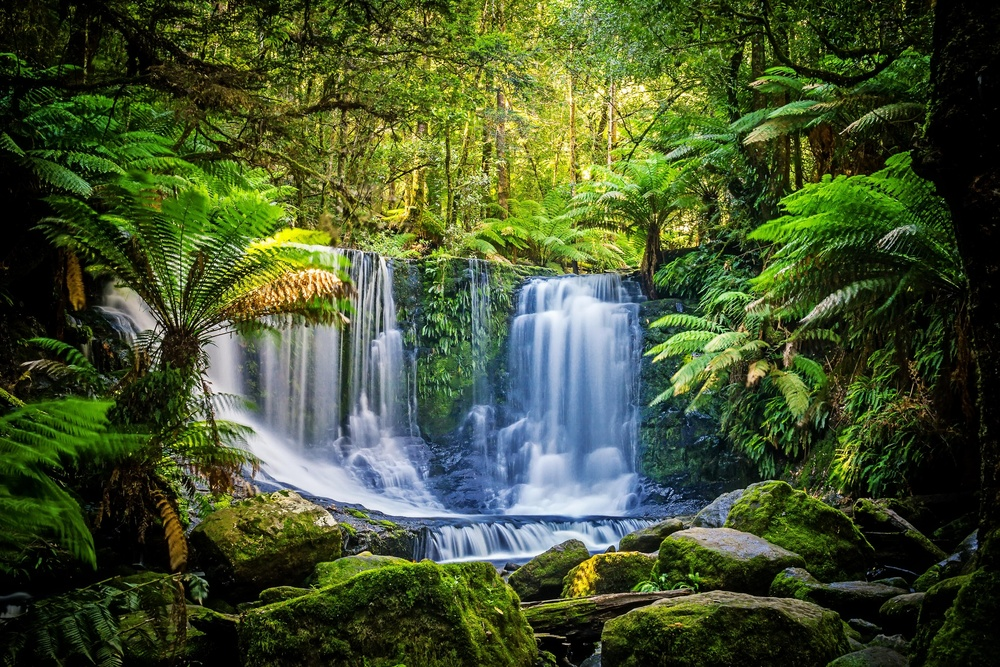
#> input picture imagens/paisagem.jpg, 1000 x 667 px, shrunk from 3504 x 2336 before the run
$ jupyter execute 02_processamento_fotografias.ipynb
#> lines starting #> are read from the running program, lines starting #| are printed output that depends on the picture; long printed decimals are rounded
[cell 1]
from PIL import Image
import numpy as np
import matplotlib.pyplot as plt

# Caminho da fotografia a partir da pasta notebooks
caminho = "../imagens/paisagem.jpg"

# Abrindo a fotografia e garantindo o formato RGB
foto = Image.open(caminho).convert("RGB")
#> foto is the input picture: PIL image 1000x667 RGB; mean R, G, B 68.3, 82.5, 47.6

# Convertendo a fotografia em uma matriz NumPy
imagem = np.array(foto)

# Informações da imagem
print("Formato da matriz:", imagem.shape)
#| Formato da matriz: (667, 1000, 3)
print("Número de dimensões:", imagem.ndim)
#| Número de dimensões: 3
print("Tipo de dados:", imagem.dtype)
#| Tipo de dados: uint8

# Exibindo a fotografia
plt.figure(figsize=(8, 5))
plt.imshow(imagem)
plt.title("Minha primeira fotografia no Python")
plt.axis("off")
plt.show()

[cell 2]
# Consultando o primeiro pixel da fotografia
pixel = imagem[0, 0]
#> pixel = [1, 2, 0]

print("Primeiro pixel:", pixel)
#| Primeiro pixel: [1 2 0]
print("Vermelho:", pixel[0])
#| Vermelho: 1
print("Verde:", pixel[1])
#| Verde: 2
print("Azul:", pixel[2])
#| Azul: 0

[cell 3]
# Calculando a posição central da fotografia
linha_central = imagem.shape[0] // 2
#> linha_central = 333
coluna_central = imagem.shape[1] // 2
#> coluna_central = 500

# Consultando o pixel central
pixel_central = imagem[linha_central, coluna_central]
#> pixel_central = [71, 114, 69]

print("Posição:", linha_central, coluna_central)
#| Posição: 333 500
print("RGB do centro:", pixel_central)
#| RGB do centro: [ 71 114  69]

## Análise dos pixels da fotografia

A fotografia possui resolução de 3504 × 2336 pixels,
com três canais RGB e dados do tipo uint8.

### Primeiro pixel
- Posição: (0, 0)
- RGB: [5, 5, 3]
- Interpretação: cor muito próxima do preto.

### Pixel central
- Posição: (1168, 1752)
- RGB: [62, 111, 55]
- Interpretação: verde escuro, pois o canal verde
  possui a maior intensidade.

### Conclusão

Uma fotografia contém milhões de pixels, e cada
pixel RGB possui três valores numéricos.

Com NumPy, podemos acessar e analisar qualquer pixel
utilizando a posição da linha e da coluna.

A cor de um pixel não é suficiente, isoladamente,
para identificar o objeto presente na fotografia.

[cell 4]
# Separando os canais RGB da fotografia
canal_vermelho = imagem[:, :, 0]
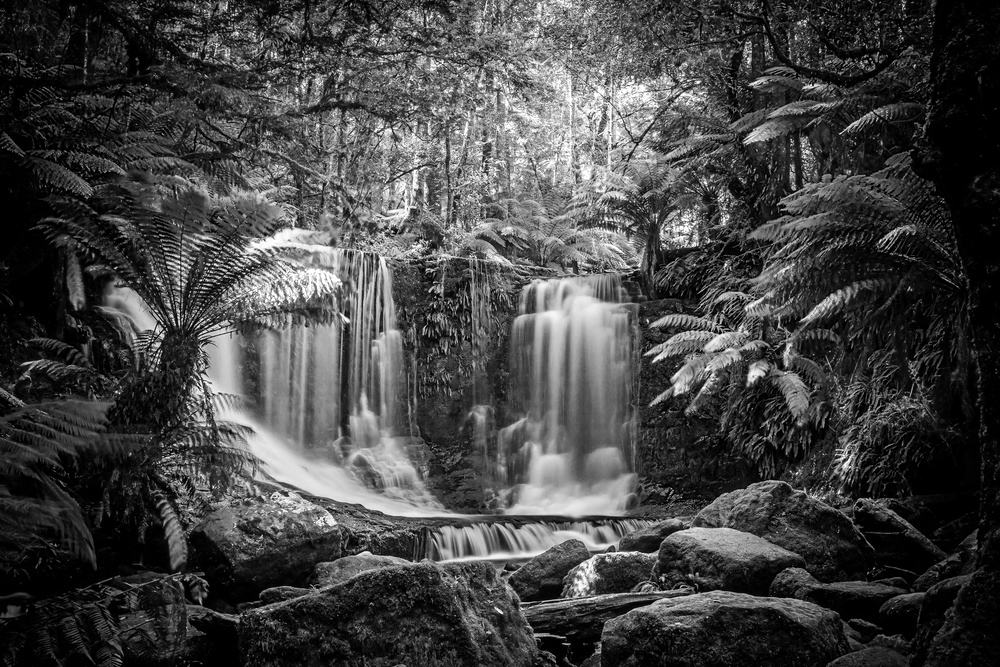
#> canal_vermelho: shape (667, 1000); min 0, max 255, mean 68.3
canal_verde = imagem[:, :, 1]
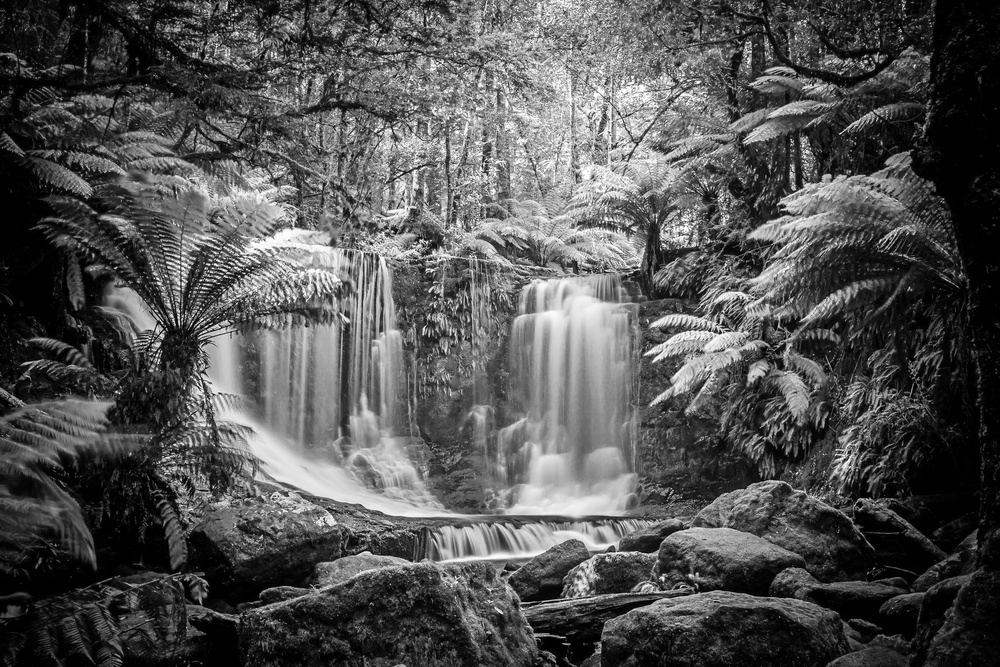
#> canal_verde: shape (667, 1000); min 0, max 255, mean 82.5
canal_azul = imagem[:, :, 2]
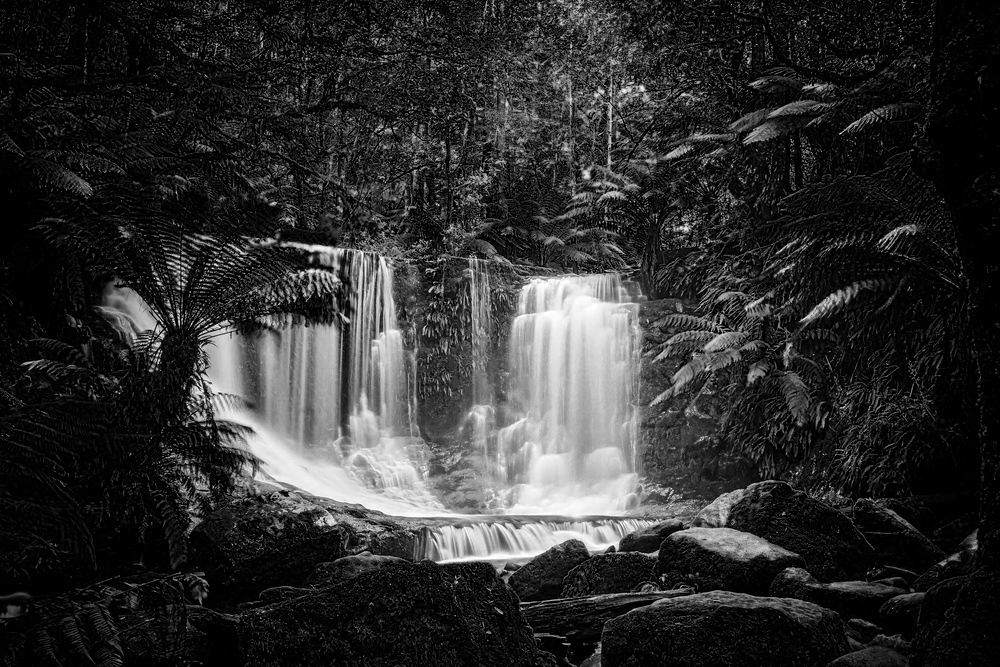
#> canal_azul: shape (667, 1000); min 0, max 255, mean 47.6

# Visualizando os três canais
fig, eixos = plt.subplots(1, 3, figsize=(15, 5))

eixos[0].imshow(canal_vermelho, cmap="Reds", vmin=0, vmax=255)
eixos[0].set_title("Canal vermelho")

eixos[1].imshow(canal_verde, cmap="Greens", vmin=0, vmax=255)
eixos[1].set_title("Canal verde")

eixos[2].imshow(canal_azul, cmap="Blues", vmin=0, vmax=255)
eixos[2].set_title("Canal azul")

for eixo in eixos:
    eixo.axis("off")

plt.tight_layout()
plt.show()
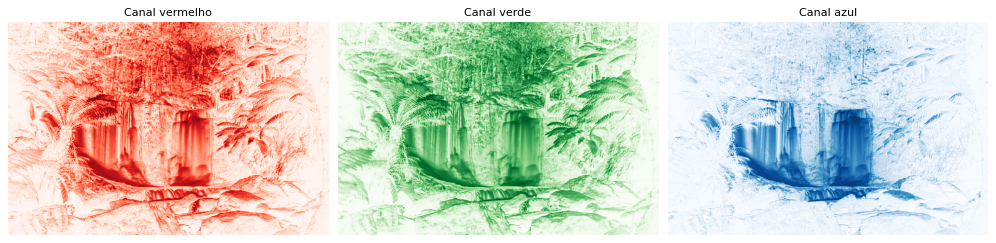
#> figure drawn by matplotlib, 3 panels

[cell 5]
print("Média do vermelho:", canal_vermelho.mean())
#| Média do vermelho: 68.303
print("Média do verde:", canal_verde.mean())
#| Média do verde: 82.549
print("Média do azul:", canal_azul.mean())
#| Média do azul: 47.641

## Análise estatística dos canais RGB

Utilizando o método `mean()` do NumPy, calculamos
a intensidade média dos três canais da fotografia.

### Resultados

| Canal | Intensidade média |
|---|---:|
| Vermelho | 68,24 |
| Verde | 82,54 |
| Azul | 46,45 |

### Interpretação

O canal verde apresentou a maior intensidade média,
seguido pelo vermelho e pelo azul.

Esse resultado é compatível com a presença de vegetação
na fotografia analisada.

Entretanto, a média não informa a cor de cada pixel
individualmente nem identifica os objetos presentes.

### Conclusão

Aprendi que podemos utilizar estatística descritiva
para analisar imagens digitais.

O método `mean()` permite calcular a intensidade
média dos pixels de cada canal RGB.

[cell 6]
# Convertendo a fotografia RGB para escala de cinza
foto_cinza = foto.convert("L")
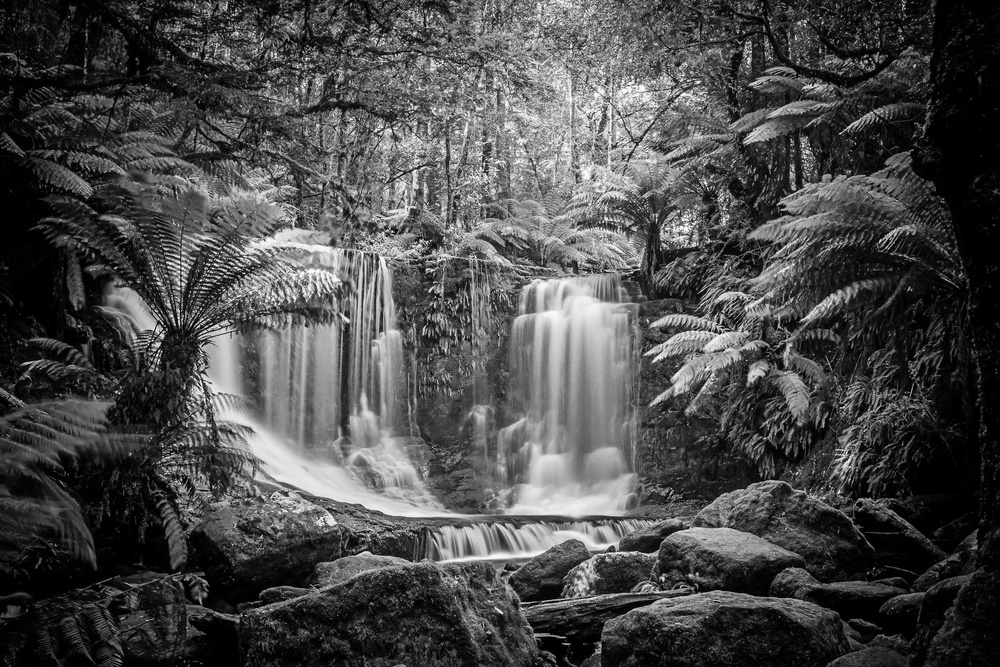
#> foto_cinza: PIL image 1000x667 L; min 0, max 254, mean 74.3

# Transformando em matriz NumPy
imagem_cinza = np.array(foto_cinza)

print("Formato RGB:", imagem.shape)
#| Formato RGB: (667, 1000, 3)
print("Formato cinza:", imagem_cinza.shape)
#| Formato cinza: (667, 1000)

# Comparando as imagens
fig, eixos = plt.subplots(1, 2, figsize=(12, 5))

eixos[0].imshow(imagem)
eixos[0].set_title("Fotografia original — RGB")
eixos[0].axis("off")

eixos[1].imshow(imagem_cinza, cmap="gray", vmin=0, vmax=255)
eixos[1].set_title("Fotografia em escala de cinza")
eixos[1].axis("off")

plt.tight_layout()
plt.show()

## Conversão de RGB para escala de cinza

### Experimento

Utilizamos o método `convert("L")` da biblioteca
Pillow para transformar a fotografia colorida
em uma imagem em escala de cinza.

### Resultados

- Imagem RGB: `(2336, 3504, 3)`
- Imagem em escala de cinza: `(2336, 3504)`
- A altura e a largura foram preservadas.
- A imagem passou de três canais para uma matriz
  bidimensional de intensidades.

### Como funciona

A conversão considera diferentes contribuições
dos canais vermelho, verde e azul.

Uma aproximação da fórmula utilizada é:

Y = 0,299R + 0,587G + 0,114B

O canal verde possui maior peso no cálculo.

### Conclusão

Aprendi que uma imagem RGB pode ser convertida
em escala de cinza sem alterar sua resolução.

A conversão substitui os três valores RGB de
cada pixel por um único valor de intensidade.

[cell 7]
# Recuperando o pixel central RGB
r, g, b = imagem[linha_central, coluna_central]
#> r = 71; g = 114; b = 69

# Calculando manualmente a intensidade de cinza
cinza_calculado = (
    0.299 * int(r)
    + 0.587 * int(g)
    + 0.114 * int(b)
)
#> cinza_calculado = 96.01

# Consultando o valor produzido pela Pillow
cinza_pillow = imagem_cinza[linha_central, coluna_central]
#> cinza_pillow = 96

print("Pixel RGB:", [r, g, b])
#| Pixel RGB: [71, 114, 69]
print("Cinza calculado:", cinza_calculado)
#| Cinza calculado: 96.013
print("Cinza Pillow:", cinza_pillow)
#| Cinza Pillow: 96

$ run again, with imagens/PAULO.jpeg copied over imagens/paisagem.jpg
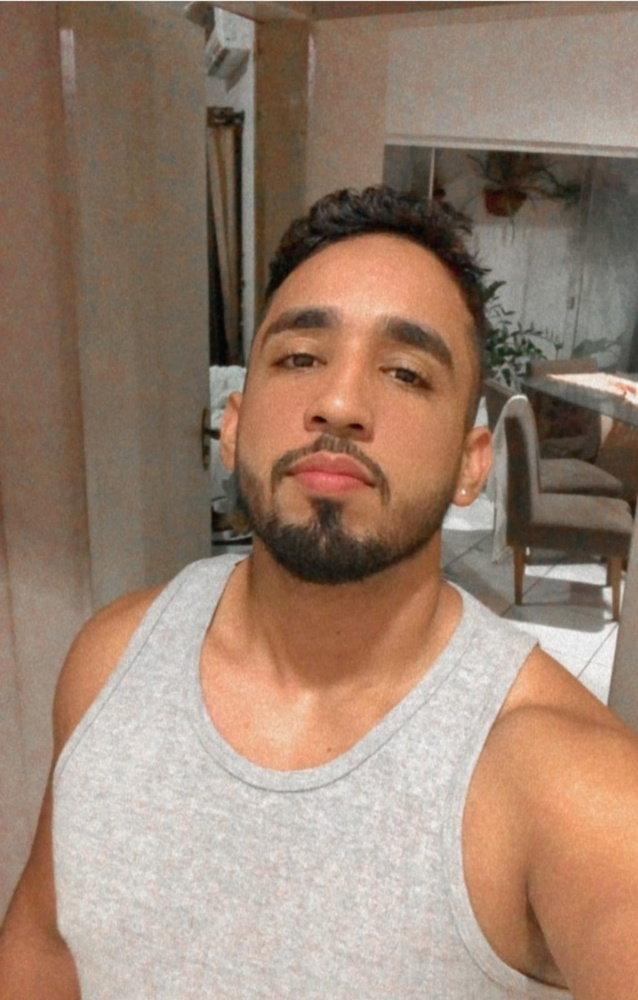
#> input picture imagens/PAULO.jpeg, 638 x 1000 px, shrunk from 1021 x 1600 before the run
#> foto is the input picture: PIL image 638x1000 RGB; mean R, G, B 154.1, 129.3, 111.6
#| Formato da matriz: (1000, 638, 3)
#| Número de dimensões: 3
#| Tipo de dados: uint8
#> pixel = [234, 222, 210]
#| Primeiro pixel: [234 222 210]
#| Vermelho: 234
#| Verde: 222
#| Azul: 210
#> pixel_central = [82, 49, 32]
#| Posição: 500 319
#| RGB do centro: [82 49 32]
#> `canal_azul = imagem[:, :, 2]`:
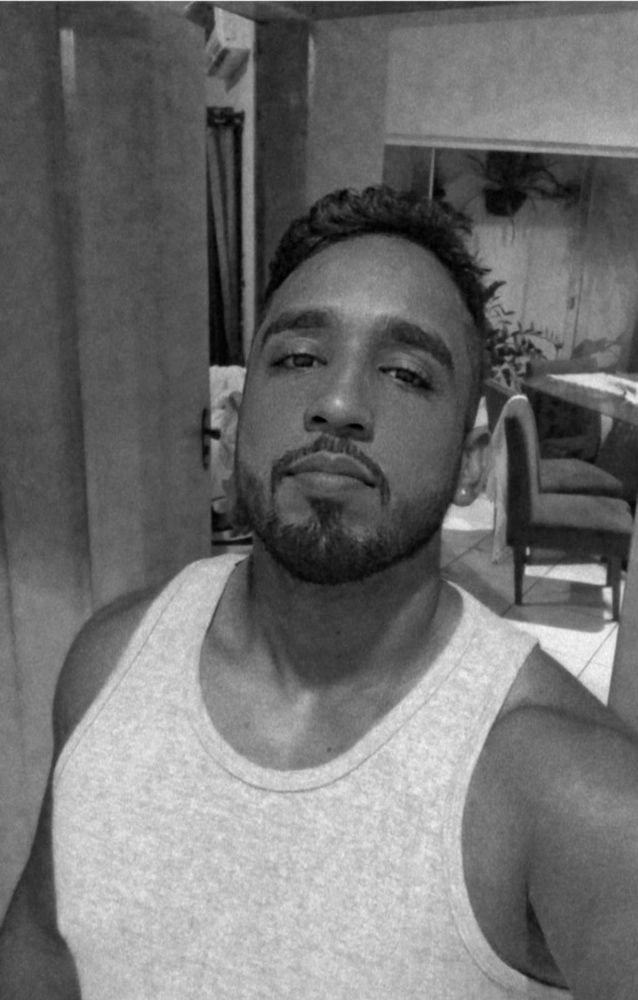
#> canal_azul: shape (1000, 638); min 0, max 244, mean 111.6
#> `plt.show()`:
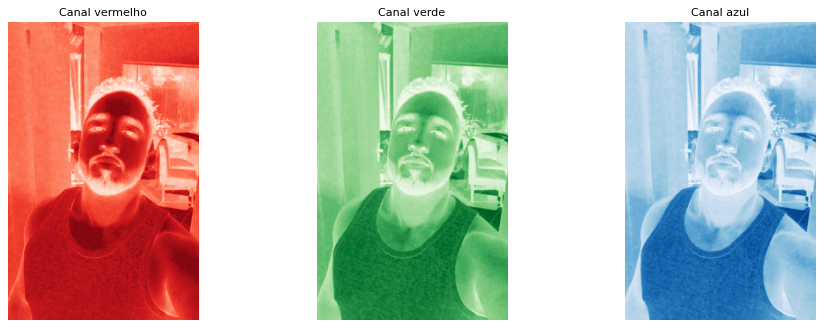
#> figure drawn by matplotlib, 3 panels
#| Média do vermelho: 154.067
#| Média do verde: 129.281
#| Média do azul: 111.617
#| Formato RGB: (1000, 638, 3)
#| Formato cinza: (1000, 638)
#> r = 82; g = 49; b = 32
#> cinza_calculado = 56.93
#> cinza_pillow = 57
#| Pixel RGB: [82, 49, 32]
#| Cinza calculado: 56.929
#| Cinza Pillow: 57
